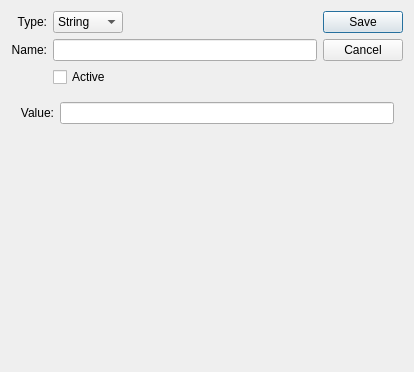
<?xml version="1.0" encoding="UTF-8"?>
<ui version="4.0">
 <class>ParameterProperties</class>
 <widget class="QDialog" name="ParameterProperties">
  <property name="geometry">
   <rect>
    <x>0</x>
    <y>0</y>
    <width>414</width>
    <height>372</height>
   </rect>
  </property>
  <property name="windowTitle">
   <string>Parameter Properties</string>
  </property>
  <layout class="QGridLayout" name="gridLayout">
   <item row="0" column="0">
    <widget class="QLabel" name="_typeLit">
     <property name="text">
      <string>Type:</string>
     </property>
     <property name="alignment">
      <set>Qt::AlignRight|Qt::AlignTrailing|Qt::AlignVCenter</set>
     </property>
     <property name="buddy">
      <cstring>_type</cstring>
     </property>
    </widget>
   </item>
   <item row="0" column="1">
    <widget class="QComboBox" name="_type">
     <item>
      <property name="text">
       <string>String</string>
      </property>
     </item>
     <item>
      <property name="text">
       <string>Bool</string>
      </property>
     </item>
     <item>
      <property name="text">
       <string>Int</string>
      </property>
     </item>
     <item>
      <property name="text">
       <string>Double</string>
      </property>
     </item>
     <item>
      <property name="text">
       <string>List</string>
      </property>
     </item>
    </widget>
   </item>
   <item row="0" column="3" rowspan="2">
    <widget class="QDialogButtonBox" name="buttonBox">
     <property name="orientation">
      <enum>Qt::Vertical</enum>
     </property>
     <property name="standardButtons">
      <set>QDialogButtonBox::Cancel|QDialogButtonBox::Save</set>
     </property>
    </widget>
   </item>
   <item row="1" column="0">
    <widget class="QLabel" name="_nameLit">
     <property name="text">
      <string>Name:</string>
     </property>
     <property name="alignment">
      <set>Qt::AlignRight|Qt::AlignTrailing|Qt::AlignVCenter</set>
     </property>
     <property name="buddy">
      <cstring>_name</cstring>
     </property>
    </widget>
   </item>
   <item row="1" column="1" colspan="2">
    <widget class="QLineEdit" name="_name"/>
   </item>
   <item row="3" column="0" colspan="4">
    <widget class="QStackedWidget" name="_stack">
     <property name="currentIndex">
      <number>0</number>
     </property>
     <widget class="QWidget" name="_stringPage">
      <layout class="QFormLayout" name="formLayout">
       <item row="0" column="0">
        <widget class="QLabel" name="_stringLit">
         <property name="text">
          <string>Value:</string>
         </property>
         <property name="alignment">
          <set>Qt::AlignRight|Qt::AlignTrailing|Qt::AlignVCenter</set>
         </property>
         <property name="buddy">
          <cstring>_string</cstring>
         </property>
        </widget>
       </item>
       <item row="0" column="1">
        <widget class="QLineEdit" name="_string"/>
       </item>
      </layout>
     </widget>
     <widget class="QWidget" name="_booleanPage">
      <layout class="QFormLayout" name="formLayout_2">
       <item row="0" column="0">
        <widget class="QLabel" name="_boolLit">
         <property name="text">
          <string>Value:</string>
         </property>
         <property name="alignment">
          <set>Qt::AlignRight|Qt::AlignTrailing|Qt::AlignVCenter</set>
         </property>
         <property name="buddy">
          <cstring>_bool</cstring>
         </property>
        </widget>
       </item>
       <item row="0" column="1">
        <widget class="QComboBox" name="_bool">
         <property name="sizePolicy">
          <sizepolicy hsizetype="MinimumExpanding" vsizetype="Fixed">
           <horstretch>0</horstretch>
           <verstretch>0</verstretch>
          </sizepolicy>
         </property>
         <item>
          <property name="text">
           <string>False</string>
          </property>
         </item>
         <item>
          <property name="text">
           <string>True</string>
          </property>
         </item>
        </widget>
       </item>
      </layout>
     </widget>
     <widget class="QWidget" name="_integerPage">
      <layout class="QFormLayout" name="formLayout_3">
       <property name="fieldGrowthPolicy">
        <enum>QFormLayout::FieldsStayAtSizeHint</enum>
       </property>
       <item row="0" column="0">
        <widget class="QLabel" name="_intLit">
         <property name="text">
          <string>Value:</string>
         </property>
         <property name="alignment">
          <set>Qt::AlignRight|Qt::AlignTrailing|Qt::AlignVCenter</set>
         </property>
         <property name="buddy">
          <cstring>_int</cstring>
         </property>
        </widget>
       </item>
       <item row="0" column="1">
        <widget class="QLineEdit" name="_int"/>
       </item>
      </layout>
     </widget>
     <widget class="QWidget" name="_doublePage">
      <layout class="QFormLayout" name="formLayout_4">
       <item row="0" column="0">
        <widget class="QLabel" name="_doubleLit">
         <property name="text">
          <string>Value:</string>
         </property>
         <property name="buddy">
          <cstring>_double</cstring>
         </property>
        </widget>
       </item>
       <item row="0" column="1">
        <widget class="QLineEdit" name="_double"/>
       </item>
      </layout>
     </widget>
     <widget class="QWidget" name="_listPage">
      <layout class="QGridLayout" name="gridLayout_2">
       <item row="0" column="0">
        <widget class="QLabel" name="_listLit">
         <property name="text">
          <string>Values:</string>
         </property>
         <property name="alignment">
          <set>Qt::AlignLeading|Qt::AlignLeft|Qt::AlignTop</set>
         </property>
         <property name="buddy">
          <cstring>_list</cstring>
         </property>
        </widget>
       </item>
       <item row="1" column="0">
        <widget class="QListWidget" name="_list"/>
       </item>
       <item row="1" column="1">
        <layout class="QVBoxLayout" name="_listButtonLyt">
         <item>
          <widget class="QPushButton" name="_listNew">
           <property name="text">
            <string>&amp;New</string>
           </property>
           <property name="shortcut">
            <string>Alt+N</string>
           </property>
          </widget>
         </item>
         <item>
          <widget class="Line" name="line1_3">
           <property name="frameShape">
            <enum>QFrame::HLine</enum>
           </property>
           <property name="frameShadow">
            <enum>QFrame::Sunken</enum>
           </property>
          </widget>
         </item>
         <item>
          <widget class="QPushButton" name="_listUp">
           <property name="text">
            <string>Move &amp;Up</string>
           </property>
           <property name="shortcut">
            <string>Alt+U</string>
           </property>
          </widget>
         </item>
         <item>
          <widget class="QPushButton" name="_listEdit">
           <property name="text">
            <string>&amp;Edit</string>
           </property>
           <property name="shortcut">
            <string>Alt+E</string>
           </property>
          </widget>
         </item>
         <item>
          <widget class="QPushButton" name="_listDown">
           <property name="text">
            <string>Move &amp;Down</string>
           </property>
           <property name="shortcut">
            <string>Alt+D</string>
           </property>
          </widget>
         </item>
         <item>
          <widget class="Line" name="line1_4">
           <property name="frameShape">
            <enum>QFrame::HLine</enum>
           </property>
           <property name="frameShadow">
            <enum>QFrame::Sunken</enum>
           </property>
          </widget>
         </item>
         <item>
          <widget class="QPushButton" name="_listDelete">
           <property name="text">
            <string>Delete</string>
           </property>
          </widget>
         </item>
         <item>
          <spacer name="spacer3_2">
           <property name="orientation">
            <enum>Qt::Vertical</enum>
           </property>
           <property name="sizeType">
            <enum>QSizePolicy::Expanding</enum>
           </property>
           <property name="sizeHint" stdset="0">
            <size>
             <width>20</width>
             <height>24</height>
            </size>
           </property>
          </spacer>
         </item>
        </layout>
       </item>
      </layout>
     </widget>
    </widget>
   </item>
   <item row="2" column="1">
    <widget class="QCheckBox" name="_active">
     <property name="text">
      <string>Active</string>
     </property>
    </widget>
   </item>
   <item row="0" column="2">
    <spacer name="horizontalSpacer">
     <property name="orientation">
      <enum>Qt::Horizontal</enum>
     </property>
     <property name="sizeHint" stdset="0">
      <size>
       <width>40</width>
       <height>20</height>
      </size>
     </property>
    </spacer>
   </item>
  </layout>
 </widget>
 <resources/>
 <connections>
  <connection>
   <sender>_type</sender>
   <signal>currentIndexChanged(int)</signal>
   <receiver>_stack</receiver>
   <slot>setCurrentIndex(int)</slot>
   <hints>
    <hint type="sourcelabel">
     <x>209</x>
     <y>22</y>
    </hint>
    <hint type="destinationlabel">
     <x>254</x>
     <y>245</y>
    </hint>
   </hints>
  </connection>
  <connection>
   <sender>buttonBox</sender>
   <signal>accepted()</signal>
   <receiver>ParameterProperties</receiver>
   <slot>accept()</slot>
   <hints>
    <hint type="sourcelabel">
     <x>463</x>
     <y>40</y>
    </hint>
    <hint type="destinationlabel">
     <x>254</x>
     <y>211</y>
    </hint>
   </hints>
  </connection>
  <connection>
   <sender>buttonBox</sender>
   <signal>rejected()</signal>
   <receiver>ParameterProperties</receiver>
   <slot>reject()</slot>
   <hints>
    <hint type="sourcelabel">
     <x>463</x>
     <y>40</y>
    </hint>
    <hint type="destinationlabel">
     <x>254</x>
     <y>211</y>
    </hint>
   </hints>
  </connection>
 </connections>
</ui>
